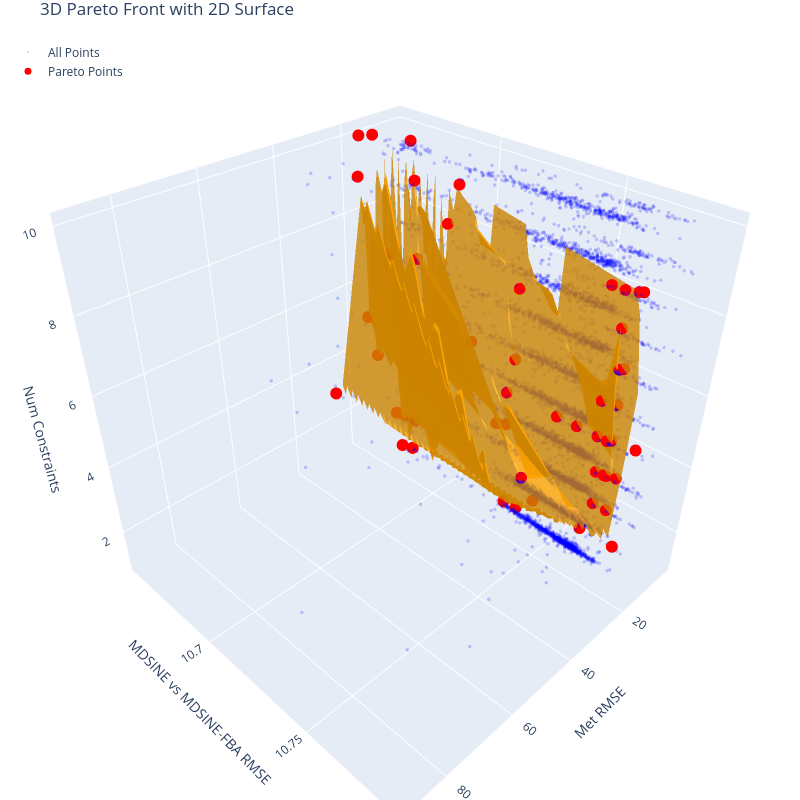

The code cell stored with this chart in its notebook:
### Code cell
import plotly.graph_objects as go
import numpy as np
from scipy.spatial import ConvexHull
from scipy.interpolate import griddata

# Create a figure
fig = go.Figure()

# Add scatter points for all data
fig.add_trace(go.Scatter3d(
    x=mc_constraint_df_filt['met_rmse'],
    y=np.log10(mc_constraint_df_filt['abun_rmse']),
    z=mc_constraint_df_filt['num_constraints'],
    mode='markers',
    marker=dict(
        size=2,
        color=mc_constraint_df_filt['pareto'].astype(int),  # Convert boolean to int for coloring
        colorscale=[[0, 'blue'], [1, 'red']],  # Blue for non-Pareto, red for Pareto
        opacity=0.2
    ),
    name='All Points'
))

# Filter only Pareto points
pareto_points = mc_constraint_df_filt[mc_constraint_df_filt['pareto'] == True]

# Extract coordinates of Pareto points
x = pareto_points['met_rmse'].values
y = np.log10(pareto_points['abun_rmse'].values)
z = pareto_points['num_constraints'].values
#pareto_sims = np.int64(pareto_points['sim_num'].values)

# Create a 2D surface for the Pareto front
if len(x) >= 4:
    # Create a grid for interpolation
    xi = np.linspace(min(x), max(x), 50)
    yi = np.linspace(min(y), max(y), 50)
    X, Y = np.meshgrid(xi, yi)
    
    # Interpolate z values over the grid
    points = np.vstack((x, y)).T
    Z = griddata(points, z, (X, Y), method='linear')
    
    color1 = 'orange'

    # Create the surface
    fig.add_trace(go.Surface(
        x=X,
        y=Y,
        z=Z,
        colorscale=[[0, color1], [1,color1]],
        opacity=0.8,
        showscale=False,
        name='Pareto Surface'
    ))
    
    # Add scatter points just for the Pareto optimal points to make them stand out
    fig.add_trace(go.Scatter3d(
        x=x, y=y, z=z,
        #hovertext=[f"sim_num={v:.3f}" for v in pareto_sims],
        mode='markers',
        marker=dict(
            size=7,
            color='red',
            symbol='circle'
        ),
        name='Pareto Points'
    ))

# Update the layout to make the figure cube-shaped
fig.update_layout(
    title='3D Pareto Front with 2D Surface',
    scene=dict(
        xaxis_title='Met RMSE',
        yaxis_title='MDSINE vs MDSINE-FBA RMSE',
        zaxis_title='Num Constraints',
        aspectmode='cube'  # Make the display cube-shaped
    ),
    legend=dict(
        yanchor="top",
        y=0.99,
        xanchor="left",
        x=0.01
    ),
    margin=dict(l=0, r=0, b=0, t=30),
    height=800,
    width=800  # Match height for a perfect cube display
)




# Show the figure
fig.show()

### Figure 1 — Plotly figure (JSON) as saved in the notebook; plotly's stock layout.template omitted (floating-point values rounded to 4 significant figures; data arrays with more than 128 entries replaced by an {"elided": "..."} marker saying what was removed)
{"data": [{"marker": {"color": {"elided": "8170 int values"}, "colorscale": [[0, "blue"], [1, "red"]], "opacity": 0.2, "size": 2}, "mode": "markers", "name": "All Points", "type": "scatter3d", "x": {"elided": "8170 float values"}, "y": {"elided": "8170 float values"}, "z": {"elided": "8170 int values"}}, {"colorscale": [[0, "orange"], [1, "orange"]], "name": "Pareto Surface", "opacity": 0.8, "showscale": false, "type": "surface", "x": {"elided": "50x50 float values"}, "y": {"elided": "50x50 float values"}, "z": {"elided": "50x50 float values"}}, {"marker": {"color": "red", "size": 7, "symbol": "circle"}, "mode": "markers", "name": "Pareto Points", "type": "scatter3d", "x": [6.578, 7.579, 5.304, 12.73, 3.302, 5.78, 11.59, 5.898, 6.569, 6.167, 5.656, 5.473, 12.07, 5.804, 7.621, 7.104, 14.44, 17.06, 5.936, 6.228, 11.12, 5.654, 16.19, 17.93, 11.91, 16.8, 27.54, 5.863, 6.089, 6.437, 4.523, 5.337, 13.13, 4.97, 4.144, 3.972, 6.147, 4.842, 4.849, 10.67, 5.189, 12.74, 6.188, 3.968, 11.33, 5.296, 10.56, 10.19, 4.227, 11.38, 11.98, 6.029, 3.99, 11.76, 13.38, 11.06], "y": [10.69, 10.68, 10.75, 10.67, 10.76, 10.75, 10.68, 10.77, 10.7, 10.76, 10.76, 10.72, 10.68, 10.76, 10.71, 10.69, 10.66, 10.66, 10.74, 10.73, 10.67, 10.76, 10.66, 10.66, 10.67, 10.66, 10.66, 10.76, 10.77, 10.72, 10.69, 10.72, 10.67, 10.76, 10.76, 10.77, 10.76, 10.76, 10.77, 10.73, 10.76, 10.67, 10.72, 10.76, 10.73, 10.76, 10.68, 10.67, 10.76, 10.67, 10.67, 10.76, 10.76, 10.73, 10.67, 10.68], "z": [8, 4, 8, 5, 8, 4, 2, 2, 5, 1, 4, 7, 1, 3, 3, 5, 10, 10, 4, 1, 10, 4, 5, 9, 2, 4, 3, 3, 1, 4, 9, 5, 1, 6, 5, 4, 3, 4, 3, 2, 8, 2, 3, 8, 1, 5, 3, 9, 7, 3, 4, 2, 6, 1, 7, 7]}], "layout": {"height": 800, "legend": {"x": 0.01, "xanchor": "left", "y": 0.99, "yanchor": "top"}, "margin": {"b": 0, "l": 0, "r": 0, "t": 30}, "scene": {"aspectmode": "cube", "xaxis": {"title": {"text": "Met RMSE"}}, "yaxis": {"title": {"text": "MDSINE vs MDSINE-FBA RMSE"}}, "zaxis": {"title": {"text": "Num Constraints"}}}, "title": {"text": "3D Pareto Front with 2D Surface"}, "width": 800}}
